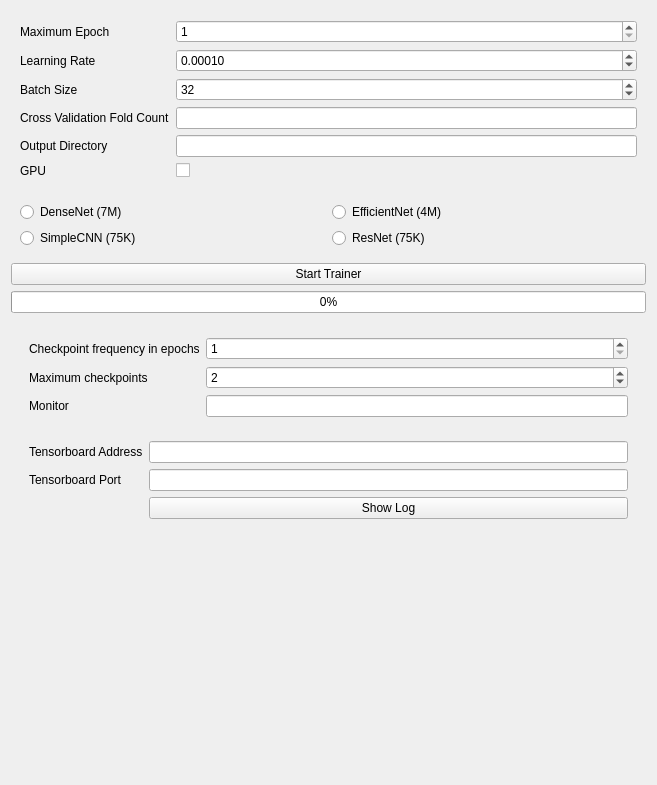
<?xml version="1.0" encoding="UTF-8"?>
<ui version="4.0">
 <class>GeomCNN</class>
 <widget class="qMRMLWidget" name="GeomCNN">
  <property name="geometry">
   <rect>
    <x>0</x>
    <y>0</y>
    <width>657</width>
    <height>785</height>
   </rect>
  </property>
  <property name="windowTitle">
   <string>GeomCNN</string>
  </property>
  <layout class="QVBoxLayout" name="UserInputPane">
   <item>
    <widget class="ctkCollapsibleButton" name="trainingCollapsibleButton" native="true">
     <property name="text" stdset="0">
      <string>Training Hyperparameters</string>
     </property>
     <layout class="QFormLayout" name="TrainingDirPane">
      <item row="0" column="0">
       <widget class="QLabel" name="maxEpochLabel">
        <property name="text">
         <string>Maximum Epoch</string>
        </property>
       </widget>
      </item>
      <item row="2" column="0">
       <widget class="QLabel" name="learningRateLabel">
        <property name="text">
         <string>Learning Rate</string>
        </property>
       </widget>
      </item>
      <item row="3" column="0">
       <widget class="QLabel" name="batchSizeLabel">
        <property name="text">
         <string>Batch Size</string>
        </property>
       </widget>
      </item>
      <item row="7" column="0">
       <widget class="QLabel" name="writeDirLabel">
        <property name="text">
         <string>Output Directory</string>
        </property>
       </widget>
      </item>
      <item row="7" column="1">
       <widget class="QLineEdit" name="writeDirLineEdit"/>
      </item>
      <item row="8" column="0">
       <widget class="QLabel" name="gPULabel">
        <property name="text">
         <string>GPU</string>
        </property>
       </widget>
      </item>
      <item row="8" column="1">
       <widget class="QCheckBox" name="gPUCheckBox"/>
      </item>
      <item row="0" column="1">
       <widget class="QSpinBox" name="epochSpinBox">
        <property name="minimum">
         <number>1</number>
        </property>
        <property name="maximum">
         <number>100000</number>
        </property>
       </widget>
      </item>
      <item row="2" column="1">
       <widget class="QDoubleSpinBox" name="learningRateSpinBox">
        <property name="decimals">
         <number>5</number>
        </property>
        <property name="minimum">
         <double>0.000000000000000</double>
        </property>
        <property name="maximum">
         <double>10.000000000000000</double>
        </property>
        <property name="singleStep">
         <double>0.000100000000000</double>
        </property>
        <property name="value">
         <double>0.000100000000000</double>
        </property>
       </widget>
      </item>
      <item row="3" column="1">
       <widget class="QSpinBox" name="batchSizeSpinBox">
        <property name="minimum">
         <number>1</number>
        </property>
        <property name="maximum">
         <number>4096</number>
        </property>
        <property name="value">
         <number>32</number>
        </property>
       </widget>
      </item>
      <item row="6" column="1">
       <widget class="QLineEdit" name="CVFoldLineEdit"/>
      </item>
      <item row="6" column="0">
       <widget class="QLabel" name="label_3">
        <property name="text">
         <string>Cross Validation Fold Count</string>
        </property>
       </widget>
      </item>
     </layout>
    </widget>
   </item>
   <item>
    <widget class="ctkCollapsibleButton" name="modelCollapsibleButton" native="true">
     <property name="text" stdset="0">
      <string>Model Selection</string>
     </property>
     <layout class="QGridLayout" name="modelParams">
      <item row="0" column="0">
       <widget class="QRadioButton" name="DenseNetRadio">
        <property name="text">
         <string>DenseNet (7M)</string>
        </property>
       </widget>
      </item>
      <item row="0" column="1">
       <widget class="QRadioButton" name="EfficientNetRadio">
        <property name="text">
         <string>EfficientNet (4M)</string>
        </property>
       </widget>
      </item>
      <item row="1" column="0">
       <widget class="QRadioButton" name="SimpleCNNRadio">
        <property name="text">
         <string>SimpleCNN (75K)</string>
        </property>
       </widget>
      </item>
      <item row="1" column="1">
       <widget class="QRadioButton" name="ResNetRadio">
        <property name="text">
         <string>ResNet (75K)</string>
        </property>
       </widget>
      </item>
     </layout>
    </widget>
   </item>
   <item>
    <layout class="QHBoxLayout" name="horizontalLayout">
     <item>
      <widget class="QPushButton" name="StartTrain">
       <property name="text">
        <string>Start Trainer</string>
       </property>
      </widget>
     </item>
    </layout>
   </item>
   <item>
    <widget class="QProgressBar" name="trainingProgressBar">
     <property name="value">
      <number>0</number>
     </property>
    </widget>
   </item>
   <item>
    <widget class="ctkCollapsibleButton" name="modelCollapsibleButton" native="true">
     <property name="text" stdset="0">
      <string>Advanced Options</string>
     </property>
     <layout class="QVBoxLayout" name="AdvancedOptions">
      <item>
       <widget class="ctkCollapsibleButton" name="AdvanceCheckpointCollapsibleButton" native="true">
        <property name="text" stdset="0">
         <string>Checkpointing</string>
        </property>
        <layout class="QFormLayout" name="formLayout">
         <item row="0" column="0">
          <widget class="QLabel" name="every_n_epoch">
           <property name="text">
            <string>Checkpoint frequency in epochs</string>
           </property>
          </widget>
         </item>
         <item row="2" column="0">
          <widget class="QLabel" name="monitorLabel">
           <property name="text">
            <string>Monitor</string>
           </property>
          </widget>
         </item>
         <item row="2" column="1">
          <widget class="QLineEdit" name="monitorLineEdit"/>
         </item>
         <item row="1" column="0">
          <widget class="QLabel" name="maxCpLabel">
           <property name="text">
            <string>Maximum checkpoints</string>
           </property>
          </widget>
         </item>
         <item row="0" column="1">
          <widget class="QSpinBox" name="cpFreqSpinBox">
           <property name="minimum">
            <number>1</number>
           </property>
           <property name="maximum">
            <number>1000</number>
           </property>
          </widget>
         </item>
         <item row="1" column="1">
          <widget class="QSpinBox" name="maxCpSpinBox">
           <property name="minimum">
            <number>1</number>
           </property>
           <property name="maximum">
            <number>10000</number>
           </property>
           <property name="value">
            <number>2</number>
           </property>
          </widget>
         </item>
        </layout>
       </widget>
      </item>
      <item>
       <widget class="ctkCollapsibleButton" name="AdvanceModelCollapsibleButton" native="true">
        <property name="text" stdset="0">
         <string>Logging</string>
        </property>
        <layout class="QFormLayout" name="LogPane">
         <item row="0" column="0">
          <widget class="QLabel" name="AddressLabel">
           <property name="text">
            <string>Tensorboard Address</string>
           </property>
          </widget>
         </item>
         <item row="0" column="1">
          <widget class="QLineEdit" name="tbAddressLineEdit"/>
         </item>
         <item row="1" column="0">
          <widget class="QLabel" name="portLabel">
           <property name="text">
            <string>Tensorboard Port</string>
           </property>
          </widget>
         </item>
         <item row="1" column="1">
          <widget class="QLineEdit" name="tbPortLineEdit"/>
         </item>
         <item row="2" column="1">
          <layout class="QHBoxLayout" name="logButtons">
           <item>
            <widget class="QPushButton" name="showLogPushButton">
             <property name="text">
              <string>Show Log</string>
             </property>
            </widget>
           </item>
          </layout>
         </item>
        </layout>
       </widget>
      </item>
     </layout>
    </widget>
   </item>
   <item>
    <spacer name="verticalSpacer">
     <property name="orientation">
      <enum>Qt::Vertical</enum>
     </property>
     <property name="sizeHint" stdset="0">
      <size>
       <width>20</width>
       <height>40</height>
      </size>
     </property>
    </spacer>
   </item>
  </layout>
 </widget>
 <customwidgets>
  <customwidget>
   <class>ctkCollapsibleButton</class>
   <extends>QWidget</extends>
   <header>ctkCollapsibleButton.h</header>
   <container>1</container>
  </customwidget>
  <customwidget>
   <class>qMRMLWidget</class>
   <extends>QWidget</extends>
   <header>qMRMLWidget.h</header>
   <container>1</container>
  </customwidget>
 </customwidgets>
 <resources/>
 <connections/>
</ui>
